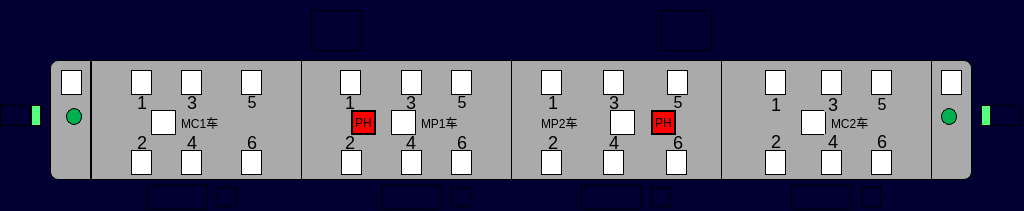
<?xml version="1.0" encoding="UTF-8"?>
<ui version="4.0">
 <class>VehicleTrainArea</class>
 <widget class="QWidget" name="VehicleTrainArea">
  <property name="geometry">
   <rect>
    <x>0</x>
    <y>0</y>
    <width>1024</width>
    <height>211</height>
   </rect>
  </property>
  <property name="windowTitle">
   <string>Form</string>
  </property>
  <property name="styleSheet">
   <string notr="true">QWidget
{
	background-color: rgb(0,0,50);
}
QLabel
{

font:24px &quot;微软雅黑&quot;;
border:1px solid rgb(0,0,0);

}
</string>
  </property>
  <widget class="QLabel" name="lbl_door4_5">
   <property name="geometry">
    <rect>
     <x>765</x>
     <y>150</y>
     <width>21</width>
     <height>25</height>
    </rect>
   </property>
   <property name="styleSheet">
    <string notr="true">background-color: rgb(255, 255, 255);</string>
   </property>
   <property name="text">
    <string/>
   </property>
  </widget>
  <widget class="QLabel" name="lbl_door2_5">
   <property name="geometry">
    <rect>
     <x>451</x>
     <y>70</y>
     <width>21</width>
     <height>25</height>
    </rect>
   </property>
   <property name="styleSheet">
    <string notr="true">background-color: rgb(255, 255, 255);</string>
   </property>
   <property name="text">
    <string/>
   </property>
  </widget>
  <widget class="QLabel" name="LBLM1">
   <property name="geometry">
    <rect>
     <x>511</x>
     <y>60</y>
     <width>211</width>
     <height>120</height>
    </rect>
   </property>
   <property name="styleSheet">
    <string notr="true">background-color:rgb(170,170,170);</string>
   </property>
   <property name="text">
    <string/>
   </property>
  </widget>
  <widget class="QLabel" name="lbl_door4_4">
   <property name="geometry">
    <rect>
     <x>821</x>
     <y>70</y>
     <width>21</width>
     <height>25</height>
    </rect>
   </property>
   <property name="styleSheet">
    <string notr="true">background-color: rgb(255, 255, 255);</string>
   </property>
   <property name="text">
    <string/>
   </property>
  </widget>
  <widget class="QLabel" name="LBLTC1">
   <property name="geometry">
    <rect>
     <x>91</x>
     <y>60</y>
     <width>211</width>
     <height>120</height>
    </rect>
   </property>
   <property name="styleSheet">
    <string notr="true">background-color:rgb(170,170,170);</string>
   </property>
   <property name="text">
    <string/>
   </property>
  </widget>
  <widget class="QLabel" name="lbl_door3_4">
   <property name="geometry">
    <rect>
     <x>603</x>
     <y>70</y>
     <width>21</width>
     <height>25</height>
    </rect>
   </property>
   <property name="styleSheet">
    <string notr="true">background-color: rgb(255, 255, 255);</string>
   </property>
   <property name="text">
    <string/>
   </property>
  </widget>
  <widget class="QLabel" name="LBLMP1">
   <property name="geometry">
    <rect>
     <x>301</x>
     <y>60</y>
     <width>211</width>
     <height>120</height>
    </rect>
   </property>
   <property name="styleSheet">
    <string notr="true">background-color:rgb(170,170,170);</string>
   </property>
   <property name="text">
    <string/>
   </property>
  </widget>
  <widget class="QLabel" name="lbl_door3_1">
   <property name="geometry">
    <rect>
     <x>666</x>
     <y>150</y>
     <width>21</width>
     <height>25</height>
    </rect>
   </property>
   <property name="styleSheet">
    <string notr="true">background-color: rgb(255, 255, 255);</string>
   </property>
   <property name="text">
    <string/>
   </property>
  </widget>
  <widget class="QLabel" name="lbl_door4_6">
   <property name="geometry">
    <rect>
     <x>765</x>
     <y>70</y>
     <width>21</width>
     <height>25</height>
    </rect>
   </property>
   <property name="styleSheet">
    <string notr="true">background-color: rgb(255, 255, 255);</string>
   </property>
   <property name="text">
    <string/>
   </property>
  </widget>
  <widget class="QLabel" name="lbl_door3_2">
   <property name="geometry">
    <rect>
     <x>667</x>
     <y>70</y>
     <width>21</width>
     <height>25</height>
    </rect>
   </property>
   <property name="styleSheet">
    <string notr="true">background-color: rgb(255, 255, 255);</string>
   </property>
   <property name="text">
    <string/>
   </property>
  </widget>
  <widget class="QLabel" name="lbl_door2_1">
   <property name="geometry">
    <rect>
     <x>340</x>
     <y>70</y>
     <width>21</width>
     <height>25</height>
    </rect>
   </property>
   <property name="styleSheet">
    <string notr="true">background-color: rgb(255, 255, 255);</string>
   </property>
   <property name="text">
    <string/>
   </property>
  </widget>
  <widget class="QLabel" name="lbl_door4_3">
   <property name="geometry">
    <rect>
     <x>821</x>
     <y>150</y>
     <width>21</width>
     <height>25</height>
    </rect>
   </property>
   <property name="styleSheet">
    <string notr="true">background-color: rgb(255, 255, 255);</string>
   </property>
   <property name="text">
    <string/>
   </property>
  </widget>
  <widget class="QLabel" name="lbl_door2_4">
   <property name="geometry">
    <rect>
     <x>401</x>
     <y>150</y>
     <width>21</width>
     <height>25</height>
    </rect>
   </property>
   <property name="styleSheet">
    <string notr="true">background-color: rgb(255, 255, 255);</string>
   </property>
   <property name="text">
    <string/>
   </property>
  </widget>
  <widget class="QLabel" name="lbl_door4_1">
   <property name="geometry">
    <rect>
     <x>871</x>
     <y>150</y>
     <width>21</width>
     <height>25</height>
    </rect>
   </property>
   <property name="styleSheet">
    <string notr="true">background-color: rgb(255, 255, 255);</string>
   </property>
   <property name="text">
    <string/>
   </property>
  </widget>
  <widget class="QLabel" name="lbl_door1_4">
   <property name="geometry">
    <rect>
     <x>181</x>
     <y>150</y>
     <width>21</width>
     <height>25</height>
    </rect>
   </property>
   <property name="styleSheet">
    <string notr="true">background-color: rgb(255, 255, 255);</string>
   </property>
   <property name="text">
    <string/>
   </property>
  </widget>
  <widget class="QLabel" name="lbl_door2_6">
   <property name="geometry">
    <rect>
     <x>451</x>
     <y>150</y>
     <width>21</width>
     <height>25</height>
    </rect>
   </property>
   <property name="styleSheet">
    <string notr="true">background-color: rgb(255, 255, 255);</string>
   </property>
   <property name="text">
    <string/>
   </property>
  </widget>
  <widget class="QLabel" name="lbl_door1_6">
   <property name="geometry">
    <rect>
     <x>241</x>
     <y>150</y>
     <width>21</width>
     <height>25</height>
    </rect>
   </property>
   <property name="styleSheet">
    <string notr="true">background-color: rgb(255, 255, 255);</string>
   </property>
   <property name="text">
    <string/>
   </property>
  </widget>
  <widget class="QLabel" name="LBLM2">
   <property name="geometry">
    <rect>
     <x>721</x>
     <y>60</y>
     <width>211</width>
     <height>120</height>
    </rect>
   </property>
   <property name="styleSheet">
    <string notr="true">background-color:rgb(170,170,170);</string>
   </property>
   <property name="text">
    <string/>
   </property>
  </widget>
  <widget class="QLabel" name="lbl_door1_1">
   <property name="geometry">
    <rect>
     <x>131</x>
     <y>70</y>
     <width>21</width>
     <height>25</height>
    </rect>
   </property>
   <property name="styleSheet">
    <string notr="true">background-color: rgb(255, 255, 255);
</string>
   </property>
   <property name="text">
    <string/>
   </property>
  </widget>
  <widget class="QLabel" name="lbl_door3_6">
   <property name="geometry">
    <rect>
     <x>541</x>
     <y>70</y>
     <width>21</width>
     <height>25</height>
    </rect>
   </property>
   <property name="styleSheet">
    <string notr="true">background-color: rgb(255, 255, 255);</string>
   </property>
   <property name="text">
    <string/>
   </property>
  </widget>
  <widget class="QLabel" name="lbl_door2_3">
   <property name="geometry">
    <rect>
     <x>401</x>
     <y>70</y>
     <width>21</width>
     <height>25</height>
    </rect>
   </property>
   <property name="styleSheet">
    <string notr="true">background-color: rgb(255, 255, 255);</string>
   </property>
   <property name="text">
    <string/>
   </property>
  </widget>
  <widget class="QLabel" name="lbl_door3_5">
   <property name="geometry">
    <rect>
     <x>541</x>
     <y>150</y>
     <width>21</width>
     <height>25</height>
    </rect>
   </property>
   <property name="styleSheet">
    <string notr="true">background-color: rgb(255, 255, 255);</string>
   </property>
   <property name="text">
    <string/>
   </property>
  </widget>
  <widget class="QLabel" name="lbl_door2_2">
   <property name="geometry">
    <rect>
     <x>341</x>
     <y>150</y>
     <width>21</width>
     <height>25</height>
    </rect>
   </property>
   <property name="styleSheet">
    <string notr="true">background-color: rgb(255, 255, 255);</string>
   </property>
   <property name="text">
    <string/>
   </property>
  </widget>
  <widget class="QLabel" name="lbl_door1_3">
   <property name="geometry">
    <rect>
     <x>181</x>
     <y>70</y>
     <width>21</width>
     <height>25</height>
    </rect>
   </property>
   <property name="styleSheet">
    <string notr="true">background-color: rgb(255, 255, 255);</string>
   </property>
   <property name="text">
    <string/>
   </property>
  </widget>
  <widget class="QLabel" name="lbl_door1_2">
   <property name="geometry">
    <rect>
     <x>131</x>
     <y>150</y>
     <width>21</width>
     <height>25</height>
    </rect>
   </property>
   <property name="styleSheet">
    <string notr="true">background-color: rgb(255, 255, 255);</string>
   </property>
   <property name="text">
    <string/>
   </property>
  </widget>
  <widget class="QLabel" name="lbl_door1_5">
   <property name="geometry">
    <rect>
     <x>241</x>
     <y>70</y>
     <width>21</width>
     <height>25</height>
    </rect>
   </property>
   <property name="styleSheet">
    <string notr="true">background-color: rgb(255, 255, 255);</string>
   </property>
   <property name="text">
    <string/>
   </property>
  </widget>
  <widget class="QLabel" name="lbl_door3_3">
   <property name="geometry">
    <rect>
     <x>603</x>
     <y>150</y>
     <width>21</width>
     <height>25</height>
    </rect>
   </property>
   <property name="styleSheet">
    <string notr="true">background-color: rgb(255, 255, 255);</string>
   </property>
   <property name="text">
    <string/>
   </property>
  </widget>
  <widget class="QLabel" name="lbl_door4_2">
   <property name="geometry">
    <rect>
     <x>871</x>
     <y>70</y>
     <width>21</width>
     <height>25</height>
    </rect>
   </property>
   <property name="styleSheet">
    <string notr="true">background-color: rgb(255, 255, 255);</string>
   </property>
   <property name="text">
    <string/>
   </property>
  </widget>
  <widget class="QLabel" name="lbl_quickBreak1">
   <property name="geometry">
    <rect>
     <x>151</x>
     <y>110</y>
     <width>25</width>
     <height>25</height>
    </rect>
   </property>
   <property name="styleSheet">
    <string notr="true">background-color: rgb(255, 255, 255);</string>
   </property>
   <property name="text">
    <string/>
   </property>
  </widget>
  <widget class="QLabel" name="lbl_quickBreak2">
   <property name="geometry">
    <rect>
     <x>391</x>
     <y>110</y>
     <width>25</width>
     <height>25</height>
    </rect>
   </property>
   <property name="styleSheet">
    <string notr="true">background-color: rgb(255, 255, 255);</string>
   </property>
   <property name="text">
    <string/>
   </property>
  </widget>
  <widget class="QLabel" name="lbl_quickBreak3">
   <property name="geometry">
    <rect>
     <x>610</x>
     <y>110</y>
     <width>25</width>
     <height>25</height>
    </rect>
   </property>
   <property name="styleSheet">
    <string notr="true">background-color: rgb(255, 255, 255);</string>
   </property>
   <property name="text">
    <string/>
   </property>
  </widget>
  <widget class="QLabel" name="lbl_tmp1">
   <property name="geometry">
    <rect>
     <x>147</x>
     <y>185</y>
     <width>61</width>
     <height>25</height>
    </rect>
   </property>
   <property name="styleSheet">
    <string notr="true">background-color: rgb(0, 0, 50);
color: rgb(255, 255, 255);
font:14px &quot;微软雅黑&quot;;</string>
   </property>
   <property name="text">
    <string/>
   </property>
   <property name="alignment">
    <set>Qt::AlignCenter</set>
   </property>
  </widget>
  <widget class="QLabel" name="lbl_tmp2">
   <property name="geometry">
    <rect>
     <x>381</x>
     <y>185</y>
     <width>61</width>
     <height>25</height>
    </rect>
   </property>
   <property name="styleSheet">
    <string notr="true">background-color: rgb(0, 0, 50);
color: rgb(255, 255, 255);
font:14px &quot;微软雅黑&quot;;</string>
   </property>
   <property name="text">
    <string/>
   </property>
   <property name="alignment">
    <set>Qt::AlignCenter</set>
   </property>
  </widget>
  <widget class="QLabel" name="lbl_tmp3">
   <property name="geometry">
    <rect>
     <x>581</x>
     <y>185</y>
     <width>61</width>
     <height>25</height>
    </rect>
   </property>
   <property name="styleSheet">
    <string notr="true">background-color: rgb(0, 0, 50);
color: rgb(255, 255, 255);
font:14px &quot;微软雅黑&quot;;</string>
   </property>
   <property name="text">
    <string/>
   </property>
   <property name="alignment">
    <set>Qt::AlignCenter</set>
   </property>
  </widget>
  <widget class="QLabel" name="lbl_tmp4">
   <property name="geometry">
    <rect>
     <x>791</x>
     <y>185</y>
     <width>61</width>
     <height>25</height>
    </rect>
   </property>
   <property name="styleSheet">
    <string notr="true">background-color: rgb(0, 0, 50);
color: rgb(255, 255, 255);
font:14px &quot;微软雅黑&quot;;</string>
   </property>
   <property name="text">
    <string/>
   </property>
   <property name="alignment">
    <set>Qt::AlignCenter</set>
   </property>
  </widget>
  <widget class="QLabel" name="lbl_tmpToken1">
   <property name="geometry">
    <rect>
     <x>217</x>
     <y>187</y>
     <width>20</width>
     <height>20</height>
    </rect>
   </property>
   <property name="styleSheet">
    <string notr="true">border-image: url(:/images/image/tmptoken.png);</string>
   </property>
   <property name="text">
    <string/>
   </property>
  </widget>
  <widget class="QLabel" name="lbl_panto1">
   <property name="geometry">
    <rect>
     <x>311</x>
     <y>10</y>
     <width>51</width>
     <height>41</height>
    </rect>
   </property>
   <property name="styleSheet">
    <string notr="true">border-image: url(:/images/image/pantoNormalDown.png);</string>
   </property>
   <property name="text">
    <string/>
   </property>
  </widget>
  <widget class="QLabel" name="lbl_panto2">
   <property name="geometry">
    <rect>
     <x>661</x>
     <y>10</y>
     <width>51</width>
     <height>41</height>
    </rect>
   </property>
   <property name="styleSheet">
    <string notr="true">border-image: url(:/images/image/pantoNormalDown.png);</string>
   </property>
   <property name="text">
    <string/>
   </property>
  </widget>
  <widget class="QLabel" name="lbl_tmpToken2">
   <property name="geometry">
    <rect>
     <x>451</x>
     <y>187</y>
     <width>20</width>
     <height>20</height>
    </rect>
   </property>
   <property name="styleSheet">
    <string notr="true">border-image: url(:/images/image/tmptoken.png);</string>
   </property>
   <property name="text">
    <string/>
   </property>
  </widget>
  <widget class="QLabel" name="lbl_tmpToken3">
   <property name="geometry">
    <rect>
     <x>651</x>
     <y>187</y>
     <width>20</width>
     <height>20</height>
    </rect>
   </property>
   <property name="styleSheet">
    <string notr="true">border-image: url(:/images/image/tmptoken.png);</string>
   </property>
   <property name="text">
    <string/>
   </property>
  </widget>
  <widget class="QLabel" name="lbl_tmpToken4">
   <property name="geometry">
    <rect>
     <x>861</x>
     <y>187</y>
     <width>20</width>
     <height>20</height>
    </rect>
   </property>
   <property name="styleSheet">
    <string notr="true">border-image: url(:/images/image/tmptoken.png);</string>
   </property>
   <property name="text">
    <string/>
   </property>
  </widget>
  <widget class="QLabel" name="lbl_cab1_direction">
   <property name="geometry">
    <rect>
     <x>0</x>
     <y>105</y>
     <width>31</width>
     <height>21</height>
    </rect>
   </property>
   <property name="styleSheet">
    <string notr="true">border-image: url(:/images/image/arrowleft.png);</string>
   </property>
   <property name="text">
    <string/>
   </property>
  </widget>
  <widget class="QLabel" name="lbl_cab1_active">
   <property name="geometry">
    <rect>
     <x>66</x>
     <y>108</y>
     <width>16</width>
     <height>17</height>
    </rect>
   </property>
   <property name="styleSheet">
    <string notr="true">background-color: rgb(0, 176, 80);
border-radius:8px;</string>
   </property>
   <property name="text">
    <string/>
   </property>
  </widget>
  <widget class="QLabel" name="lbl_cab2_direction">
   <property name="geometry">
    <rect>
     <x>990</x>
     <y>105</y>
     <width>31</width>
     <height>21</height>
    </rect>
   </property>
   <property name="styleSheet">
    <string notr="true">border-image: url(:/images/image/arrowright.png);</string>
   </property>
   <property name="text">
    <string/>
   </property>
  </widget>
  <widget class="QLabel" name="lbl_cab2_active">
   <property name="geometry">
    <rect>
     <x>941</x>
     <y>108</y>
     <width>16</width>
     <height>17</height>
    </rect>
   </property>
   <property name="styleSheet">
    <string notr="true">background-color: rgb(0, 176, 80);
border-radius:8px;</string>
   </property>
   <property name="text">
    <string/>
   </property>
  </widget>
  <widget class="QLabel" name="lbl_C_1">
   <property name="geometry">
    <rect>
     <x>181</x>
     <y>112</y>
     <width>67</width>
     <height>21</height>
    </rect>
   </property>
   <property name="styleSheet">
    <string notr="true">background-color: rgb(170, 170, 170);
border:0px solid black;
font: 15pt &quot;微软雅黑&quot;;</string>
   </property>
   <property name="text">
    <string>MC1车</string>
   </property>
  </widget>
  <widget class="QLabel" name="lbl_C_7">
   <property name="geometry">
    <rect>
     <x>421</x>
     <y>112</y>
     <width>66</width>
     <height>21</height>
    </rect>
   </property>
   <property name="styleSheet">
    <string notr="true">background-color: rgb(170, 170, 170);
border:0px solid black;
font: 15pt &quot;微软雅黑&quot;;</string>
   </property>
   <property name="text">
    <string>MP1车</string>
   </property>
  </widget>
  <widget class="QLabel" name="lbl_C_8">
   <property name="geometry">
    <rect>
     <x>541</x>
     <y>112</y>
     <width>66</width>
     <height>21</height>
    </rect>
   </property>
   <property name="styleSheet">
    <string notr="true">background-color: rgb(170, 170, 170);
border:0px solid black;
font: 15pt &quot;微软雅黑&quot;;</string>
   </property>
   <property name="text">
    <string>MP2车</string>
   </property>
  </widget>
  <widget class="QLabel" name="lbl_C_9">
   <property name="geometry">
    <rect>
     <x>831</x>
     <y>112</y>
     <width>71</width>
     <height>21</height>
    </rect>
   </property>
   <property name="styleSheet">
    <string notr="true">background-color: rgb(170, 170, 170);
border:0px solid black;
font: 15pt &quot;微软雅黑&quot;;</string>
   </property>
   <property name="text">
    <string>MC2车</string>
   </property>
  </widget>
  <widget class="QLabel" name="lbl_metrogou1">
   <property name="geometry">
    <rect>
     <x>31</x>
     <y>105</y>
     <width>10</width>
     <height>21</height>
    </rect>
   </property>
   <property name="styleSheet">
    <string notr="true">background-color: rgb(85, 255, 127);</string>
   </property>
   <property name="text">
    <string/>
   </property>
  </widget>
  <widget class="QLabel" name="lbl_metrogou2">
   <property name="geometry">
    <rect>
     <x>981</x>
     <y>105</y>
     <width>10</width>
     <height>21</height>
    </rect>
   </property>
   <property name="styleSheet">
    <string notr="true">background-color: rgb(85, 255, 127);</string>
   </property>
   <property name="text">
    <string/>
   </property>
  </widget>
  <widget class="QLabel" name="label">
   <property name="geometry">
    <rect>
     <x>50</x>
     <y>60</y>
     <width>41</width>
     <height>120</height>
    </rect>
   </property>
   <property name="styleSheet">
    <string notr="true">background-color:rgb(170,170,170);
border-top-left-radius:8px;
border-bottom-left-radius:8px;</string>
   </property>
   <property name="text">
    <string/>
   </property>
  </widget>
  <widget class="QLabel" name="label_2">
   <property name="geometry">
    <rect>
     <x>931</x>
     <y>60</y>
     <width>41</width>
     <height>120</height>
    </rect>
   </property>
   <property name="styleSheet">
    <string notr="true">background-color:rgb(170,170,170);
border-top-right-radius:8px;
border-bottom-right-radius:8px;</string>
   </property>
   <property name="text">
    <string/>
   </property>
  </widget>
  <widget class="QLabel" name="lbl_metroPower1">
   <property name="geometry">
    <rect>
     <x>351</x>
     <y>110</y>
     <width>25</width>
     <height>25</height>
    </rect>
   </property>
   <property name="styleSheet">
    <string notr="true">font:14px &quot;微软雅黑&quot;;
background-color: rgb(255, 0, 0);
color: rgb(0, 0, 0);
border:2px solid black;</string>
   </property>
   <property name="text">
    <string>PH</string>
   </property>
   <property name="alignment">
    <set>Qt::AlignCenter</set>
   </property>
  </widget>
  <widget class="QLabel" name="lbl_metroPower2">
   <property name="geometry">
    <rect>
     <x>651</x>
     <y>110</y>
     <width>25</width>
     <height>25</height>
    </rect>
   </property>
   <property name="styleSheet">
    <string notr="true">font:14px &quot;微软雅黑&quot;;
background-color: rgb(255, 0, 0);
color: rgb(0, 0, 0);
border:2px solid black;</string>
   </property>
   <property name="text">
    <string>PH</string>
   </property>
   <property name="alignment">
    <set>Qt::AlignCenter</set>
   </property>
  </widget>
  <widget class="QLabel" name="lbl_quickBreak4">
   <property name="geometry">
    <rect>
     <x>801</x>
     <y>110</y>
     <width>25</width>
     <height>25</height>
    </rect>
   </property>
   <property name="styleSheet">
    <string notr="true">background-color: rgb(255, 255, 255);</string>
   </property>
   <property name="text">
    <string/>
   </property>
  </widget>
  <widget class="QLabel" name="lbl_door_driver1">
   <property name="geometry">
    <rect>
     <x>61</x>
     <y>70</y>
     <width>21</width>
     <height>25</height>
    </rect>
   </property>
   <property name="styleSheet">
    <string notr="true">background-color: rgb(255, 255, 255);
</string>
   </property>
   <property name="text">
    <string/>
   </property>
  </widget>
  <widget class="QLabel" name="lbl_door_driver2">
   <property name="geometry">
    <rect>
     <x>941</x>
     <y>70</y>
     <width>21</width>
     <height>25</height>
    </rect>
   </property>
   <property name="styleSheet">
    <string notr="true">background-color: rgb(255, 255, 255);
</string>
   </property>
   <property name="text">
    <string/>
   </property>
  </widget>
  <widget class="QLabel" name="lbl_1_3">
   <property name="geometry">
    <rect>
     <x>183</x>
     <y>95</y>
     <width>18</width>
     <height>15</height>
    </rect>
   </property>
   <property name="styleSheet">
    <string notr="true">background-color: rgb(170, 170, 170);
border:0px solid black;
font:18px;
</string>
   </property>
   <property name="text">
    <string>3</string>
   </property>
   <property name="alignment">
    <set>Qt::AlignCenter</set>
   </property>
  </widget>
  <widget class="QLabel" name="lbl_1_4">
   <property name="geometry">
    <rect>
     <x>183</x>
     <y>135</y>
     <width>18</width>
     <height>15</height>
    </rect>
   </property>
   <property name="styleSheet">
    <string notr="true">background-color: rgb(170, 170, 170);
border:0px solid black;
font:18px;
</string>
   </property>
   <property name="text">
    <string>4</string>
   </property>
   <property name="alignment">
    <set>Qt::AlignCenter</set>
   </property>
  </widget>
  <widget class="QLabel" name="lbl_1_1">
   <property name="geometry">
    <rect>
     <x>133</x>
     <y>95</y>
     <width>18</width>
     <height>15</height>
    </rect>
   </property>
   <property name="styleSheet">
    <string notr="true">background-color: rgb(170, 170, 170);
border:0px solid black;
font:18px;
</string>
   </property>
   <property name="text">
    <string>1</string>
   </property>
   <property name="alignment">
    <set>Qt::AlignCenter</set>
   </property>
  </widget>
  <widget class="QLabel" name="lbl_1_5">
   <property name="geometry">
    <rect>
     <x>243</x>
     <y>95</y>
     <width>18</width>
     <height>15</height>
    </rect>
   </property>
   <property name="styleSheet">
    <string notr="true">background-color: rgb(170, 170, 170);
border:0px solid black;
font:16px;
</string>
   </property>
   <property name="text">
    <string>5</string>
   </property>
   <property name="alignment">
    <set>Qt::AlignCenter</set>
   </property>
  </widget>
  <widget class="QLabel" name="lbl_1_6">
   <property name="geometry">
    <rect>
     <x>243</x>
     <y>135</y>
     <width>18</width>
     <height>15</height>
    </rect>
   </property>
   <property name="styleSheet">
    <string notr="true">background-color: rgb(170, 170, 170);
border:0px solid black;
font:18px;
</string>
   </property>
   <property name="text">
    <string>6</string>
   </property>
   <property name="alignment">
    <set>Qt::AlignCenter</set>
   </property>
  </widget>
  <widget class="QLabel" name="lbl_1_2">
   <property name="geometry">
    <rect>
     <x>133</x>
     <y>135</y>
     <width>18</width>
     <height>15</height>
    </rect>
   </property>
   <property name="styleSheet">
    <string notr="true">background-color: rgb(170, 170, 170);
border:0px solid black;
font:18px;
</string>
   </property>
   <property name="text">
    <string>2</string>
   </property>
   <property name="alignment">
    <set>Qt::AlignCenter</set>
   </property>
  </widget>
  <widget class="QLabel" name="lbl_1_7">
   <property name="geometry">
    <rect>
     <x>453</x>
     <y>135</y>
     <width>18</width>
     <height>15</height>
    </rect>
   </property>
   <property name="styleSheet">
    <string notr="true">background-color: rgb(170, 170, 170);
border:0px solid black;
font:18px;
</string>
   </property>
   <property name="text">
    <string>6</string>
   </property>
   <property name="alignment">
    <set>Qt::AlignCenter</set>
   </property>
  </widget>
  <widget class="QLabel" name="lbl_1_8">
   <property name="geometry">
    <rect>
     <x>402</x>
     <y>95</y>
     <width>18</width>
     <height>15</height>
    </rect>
   </property>
   <property name="styleSheet">
    <string notr="true">background-color: rgb(170, 170, 170);
border:0px solid black;
font:18px;
</string>
   </property>
   <property name="text">
    <string>3</string>
   </property>
   <property name="alignment">
    <set>Qt::AlignCenter</set>
   </property>
  </widget>
  <widget class="QLabel" name="lbl_1_9">
   <property name="geometry">
    <rect>
     <x>341</x>
     <y>135</y>
     <width>18</width>
     <height>15</height>
    </rect>
   </property>
   <property name="styleSheet">
    <string notr="true">background-color: rgb(170, 170, 170);
border:0px solid black;
font:18px;
</string>
   </property>
   <property name="text">
    <string>2</string>
   </property>
   <property name="alignment">
    <set>Qt::AlignCenter</set>
   </property>
  </widget>
  <widget class="QLabel" name="lbl_1_10">
   <property name="geometry">
    <rect>
     <x>402</x>
     <y>135</y>
     <width>18</width>
     <height>15</height>
    </rect>
   </property>
   <property name="styleSheet">
    <string notr="true">background-color: rgb(170, 170, 170);
border:0px solid black;
font:18px;
</string>
   </property>
   <property name="text">
    <string>4</string>
   </property>
   <property name="alignment">
    <set>Qt::AlignCenter</set>
   </property>
  </widget>
  <widget class="QLabel" name="lbl_1_11">
   <property name="geometry">
    <rect>
     <x>341</x>
     <y>95</y>
     <width>18</width>
     <height>15</height>
    </rect>
   </property>
   <property name="styleSheet">
    <string notr="true">background-color: rgb(170, 170, 170);
border:0px solid black;
font:18px;
</string>
   </property>
   <property name="text">
    <string>1</string>
   </property>
   <property name="alignment">
    <set>Qt::AlignCenter</set>
   </property>
  </widget>
  <widget class="QLabel" name="lbl_1_12">
   <property name="geometry">
    <rect>
     <x>453</x>
     <y>95</y>
     <width>18</width>
     <height>15</height>
    </rect>
   </property>
   <property name="styleSheet">
    <string notr="true">background-color: rgb(170, 170, 170);
border:0px solid black;
font:16px;
</string>
   </property>
   <property name="text">
    <string>5</string>
   </property>
   <property name="alignment">
    <set>Qt::AlignCenter</set>
   </property>
  </widget>
  <widget class="QLabel" name="lbl_1_13">
   <property name="geometry">
    <rect>
     <x>544</x>
     <y>135</y>
     <width>18</width>
     <height>15</height>
    </rect>
   </property>
   <property name="styleSheet">
    <string notr="true">background-color: rgb(170, 170, 170);
border:0px solid black;
font:18px;
</string>
   </property>
   <property name="text">
    <string>2</string>
   </property>
   <property name="alignment">
    <set>Qt::AlignCenter</set>
   </property>
  </widget>
  <widget class="QLabel" name="lbl_1_14">
   <property name="geometry">
    <rect>
     <x>605</x>
     <y>95</y>
     <width>18</width>
     <height>15</height>
    </rect>
   </property>
   <property name="styleSheet">
    <string notr="true">background-color: rgb(170, 170, 170);
border:0px solid black;
font:18px;
</string>
   </property>
   <property name="text">
    <string>3</string>
   </property>
   <property name="alignment">
    <set>Qt::AlignCenter</set>
   </property>
  </widget>
  <widget class="QLabel" name="lbl_1_15">
   <property name="geometry">
    <rect>
     <x>669</x>
     <y>95</y>
     <width>18</width>
     <height>15</height>
    </rect>
   </property>
   <property name="styleSheet">
    <string notr="true">background-color: rgb(170, 170, 170);
border:0px solid black;
font:16px;
</string>
   </property>
   <property name="text">
    <string>5</string>
   </property>
   <property name="alignment">
    <set>Qt::AlignCenter</set>
   </property>
  </widget>
  <widget class="QLabel" name="lbl_1_16">
   <property name="geometry">
    <rect>
     <x>605</x>
     <y>135</y>
     <width>18</width>
     <height>15</height>
    </rect>
   </property>
   <property name="styleSheet">
    <string notr="true">background-color: rgb(170, 170, 170);
border:0px solid black;
font:18px;
</string>
   </property>
   <property name="text">
    <string>4</string>
   </property>
   <property name="alignment">
    <set>Qt::AlignCenter</set>
   </property>
  </widget>
  <widget class="QLabel" name="lbl_1_17">
   <property name="geometry">
    <rect>
     <x>669</x>
     <y>135</y>
     <width>18</width>
     <height>15</height>
    </rect>
   </property>
   <property name="styleSheet">
    <string notr="true">background-color: rgb(170, 170, 170);
border:0px solid black;
font:18px;
</string>
   </property>
   <property name="text">
    <string>6</string>
   </property>
   <property name="alignment">
    <set>Qt::AlignCenter</set>
   </property>
  </widget>
  <widget class="QLabel" name="lbl_1_18">
   <property name="geometry">
    <rect>
     <x>544</x>
     <y>95</y>
     <width>18</width>
     <height>15</height>
    </rect>
   </property>
   <property name="styleSheet">
    <string notr="true">background-color: rgb(170, 170, 170);
border:0px solid black;
font:18px;
</string>
   </property>
   <property name="text">
    <string>1</string>
   </property>
   <property name="alignment">
    <set>Qt::AlignCenter</set>
   </property>
  </widget>
  <widget class="QLabel" name="lbl_1_19">
   <property name="geometry">
    <rect>
     <x>767</x>
     <y>134</y>
     <width>18</width>
     <height>15</height>
    </rect>
   </property>
   <property name="styleSheet">
    <string notr="true">background-color: rgb(170, 170, 170);
border:0px solid black;
font:18px;
</string>
   </property>
   <property name="text">
    <string>2</string>
   </property>
   <property name="alignment">
    <set>Qt::AlignCenter</set>
   </property>
  </widget>
  <widget class="QLabel" name="lbl_1_20">
   <property name="geometry">
    <rect>
     <x>824</x>
     <y>97</y>
     <width>18</width>
     <height>15</height>
    </rect>
   </property>
   <property name="styleSheet">
    <string notr="true">background-color: rgb(170, 170, 170);
border:0px solid black;
font:18px;
</string>
   </property>
   <property name="text">
    <string>3</string>
   </property>
   <property name="alignment">
    <set>Qt::AlignCenter</set>
   </property>
  </widget>
  <widget class="QLabel" name="lbl_1_21">
   <property name="geometry">
    <rect>
     <x>873</x>
     <y>97</y>
     <width>18</width>
     <height>15</height>
    </rect>
   </property>
   <property name="styleSheet">
    <string notr="true">background-color: rgb(170, 170, 170);
border:0px solid black;
font:16px;
</string>
   </property>
   <property name="text">
    <string>5</string>
   </property>
   <property name="alignment">
    <set>Qt::AlignCenter</set>
   </property>
  </widget>
  <widget class="QLabel" name="lbl_1_22">
   <property name="geometry">
    <rect>
     <x>873</x>
     <y>134</y>
     <width>18</width>
     <height>15</height>
    </rect>
   </property>
   <property name="styleSheet">
    <string notr="true">background-color: rgb(170, 170, 170);
border:0px solid black;
font:18px;
</string>
   </property>
   <property name="text">
    <string>6</string>
   </property>
   <property name="alignment">
    <set>Qt::AlignCenter</set>
   </property>
  </widget>
  <widget class="QLabel" name="lbl_1_23">
   <property name="geometry">
    <rect>
     <x>767</x>
     <y>97</y>
     <width>18</width>
     <height>15</height>
    </rect>
   </property>
   <property name="styleSheet">
    <string notr="true">background-color: rgb(170, 170, 170);
border:0px solid black;
font:18px;
</string>
   </property>
   <property name="text">
    <string>1</string>
   </property>
   <property name="alignment">
    <set>Qt::AlignCenter</set>
   </property>
  </widget>
  <widget class="QLabel" name="lbl_1_24">
   <property name="geometry">
    <rect>
     <x>824</x>
     <y>134</y>
     <width>18</width>
     <height>15</height>
    </rect>
   </property>
   <property name="styleSheet">
    <string notr="true">background-color: rgb(170, 170, 170);
border:0px solid black;
font:18px;
</string>
   </property>
   <property name="text">
    <string>4</string>
   </property>
   <property name="alignment">
    <set>Qt::AlignCenter</set>
   </property>
  </widget>
  <zorder>label</zorder>
  <zorder>label_2</zorder>
  <zorder>LBLM2</zorder>
  <zorder>LBLM1</zorder>
  <zorder>LBLMP1</zorder>
  <zorder>LBLTC1</zorder>
  <zorder>lbl_door4_5</zorder>
  <zorder>lbl_door2_5</zorder>
  <zorder>lbl_door4_4</zorder>
  <zorder>lbl_door3_4</zorder>
  <zorder>lbl_door3_1</zorder>
  <zorder>lbl_door4_6</zorder>
  <zorder>lbl_door3_2</zorder>
  <zorder>lbl_door2_1</zorder>
  <zorder>lbl_door4_3</zorder>
  <zorder>lbl_door2_4</zorder>
  <zorder>lbl_door4_1</zorder>
  <zorder>lbl_door1_4</zorder>
  <zorder>lbl_door2_6</zorder>
  <zorder>lbl_door1_6</zorder>
  <zorder>lbl_door3_6</zorder>
  <zorder>lbl_door2_3</zorder>
  <zorder>lbl_door3_5</zorder>
  <zorder>lbl_door2_2</zorder>
  <zorder>lbl_door1_3</zorder>
  <zorder>lbl_door1_2</zorder>
  <zorder>lbl_door1_5</zorder>
  <zorder>lbl_door3_3</zorder>
  <zorder>lbl_door4_2</zorder>
  <zorder>lbl_quickBreak1</zorder>
  <zorder>lbl_quickBreak2</zorder>
  <zorder>lbl_quickBreak3</zorder>
  <zorder>lbl_tmp1</zorder>
  <zorder>lbl_tmp2</zorder>
  <zorder>lbl_tmp3</zorder>
  <zorder>lbl_tmp4</zorder>
  <zorder>lbl_tmpToken1</zorder>
  <zorder>lbl_panto1</zorder>
  <zorder>lbl_panto2</zorder>
  <zorder>lbl_tmpToken2</zorder>
  <zorder>lbl_tmpToken3</zorder>
  <zorder>lbl_tmpToken4</zorder>
  <zorder>lbl_cab1_direction</zorder>
  <zorder>lbl_cab1_active</zorder>
  <zorder>lbl_cab2_direction</zorder>
  <zorder>lbl_cab2_active</zorder>
  <zorder>lbl_C_1</zorder>
  <zorder>lbl_C_7</zorder>
  <zorder>lbl_C_8</zorder>
  <zorder>lbl_C_9</zorder>
  <zorder>lbl_metrogou1</zorder>
  <zorder>lbl_metrogou2</zorder>
  <zorder>lbl_metroPower1</zorder>
  <zorder>lbl_metroPower2</zorder>
  <zorder>lbl_quickBreak4</zorder>
  <zorder>lbl_door_driver1</zorder>
  <zorder>lbl_door_driver2</zorder>
  <zorder>lbl_1_3</zorder>
  <zorder>lbl_1_4</zorder>
  <zorder>lbl_1_1</zorder>
  <zorder>lbl_1_5</zorder>
  <zorder>lbl_1_6</zorder>
  <zorder>lbl_1_2</zorder>
  <zorder>lbl_door1_1</zorder>
  <zorder>lbl_1_7</zorder>
  <zorder>lbl_1_8</zorder>
  <zorder>lbl_1_9</zorder>
  <zorder>lbl_1_10</zorder>
  <zorder>lbl_1_11</zorder>
  <zorder>lbl_1_12</zorder>
  <zorder>lbl_1_13</zorder>
  <zorder>lbl_1_14</zorder>
  <zorder>lbl_1_15</zorder>
  <zorder>lbl_1_16</zorder>
  <zorder>lbl_1_17</zorder>
  <zorder>lbl_1_18</zorder>
  <zorder>lbl_1_19</zorder>
  <zorder>lbl_1_20</zorder>
  <zorder>lbl_1_21</zorder>
  <zorder>lbl_1_22</zorder>
  <zorder>lbl_1_23</zorder>
  <zorder>lbl_1_24</zorder>
 </widget>
 <resources/>
 <connections/>
</ui>
